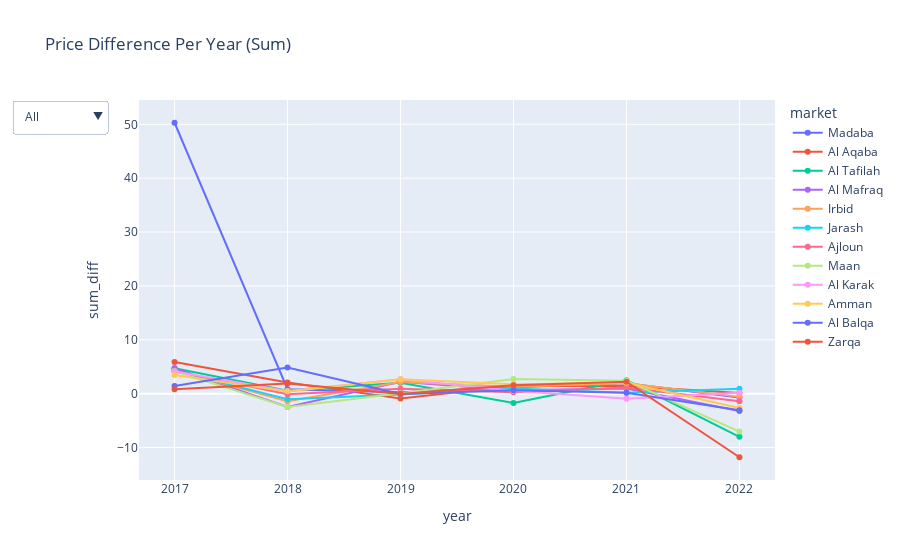

Notebook code for this chart:
### Code cell
figreq = px.line(df_pivot, x="year", y="sum_diff", color="market",title='Price Difference Per Year (Sum)').update_traces(
    mode="lines+markers")

figreq.update_layout(
    updatemenus=[
        {
            "buttons": [{"label": "All", "method": "restyle", "args":[ {"visible": list(figreq.data) }]}]+[
                {
                    "label": t.name,
                    "method": "restyle",
                    "args": [{"visible": [t2.name == t.name for t2 in figreq.data]}],}
                for t in figreq.data]}])

### Figure 1 — Plotly figure (JSON) as saved in the notebook; plotly's stock layout.template omitted (floating-point values rounded to 4 significant figures)
{"data": [{"hovertemplate": "market=Madaba<br>year=%{x}<br>sum_diff=%{y}<extra></extra>", "legendgroup": "Madaba", "line": {"color": "#636efa", "dash": "solid"}, "marker": {"symbol": "circle"}, "mode": "lines+markers", "name": "Madaba", "orientation": "v", "showlegend": true, "type": "scatter", "x": [2017, 2018, 2019, 2020, 2021, 2022], "xaxis": "x", "y": [50.29, 0.83, 0.25, 1.18, 1.94, -0.71], "yaxis": "y"}, {"hovertemplate": "market=Al Aqaba<br>year=%{x}<br>sum_diff=%{y}<extra></extra>", "legendgroup": "Al Aqaba", "line": {"color": "#EF553B", "dash": "solid"}, "marker": {"symbol": "circle"}, "mode": "lines+markers", "name": "Al Aqaba", "orientation": "v", "showlegend": true, "type": "scatter", "x": [2017, 2018, 2019, 2020, 2021, 2022], "xaxis": "x", "y": [5.87, 2.08, -0.92, 1.4, 1.43, 0.1], "yaxis": "y"}, {"hovertemplate": "market=Al Tafilah<br>year=%{x}<br>sum_diff=%{y}<extra></extra>", "legendgroup": "Al Tafilah", "line": {"color": "#00cc96", "dash": "solid"}, "marker": {"symbol": "circle"}, "mode": "lines+markers", "name": "Al Tafilah", "orientation": "v", "showlegend": true, "type": "scatter", "x": [2017, 2018, 2019, 2020, 2021, 2022], "xaxis": "x", "y": [4.73, 0.54, 2.02, -1.75, 2.5, -8.01], "yaxis": "y"}, {"hovertemplate": "market=Al Mafraq<br>year=%{x}<br>sum_diff=%{y}<extra></extra>", "legendgroup": "Al Mafraq", "line": {"color": "#ab63fa", "dash": "solid"}, "marker": {"symbol": "circle"}, "mode": "lines+markers", "name": "Al Mafraq", "orientation": "v", "showlegend": true, "type": "scatter", "x": [2017, 2018, 2019, 2020, 2021, 2022], "xaxis": "x", "y": [4.7, -2.47, 2.22, 0.62, 0.96, -3.22], "yaxis": "y"}, {"hovertemplate": "market=Irbid<br>year=%{x}<br>sum_diff=%{y}<extra></extra>", "legendgroup": "Irbid", "line": {"color": "#FFA15A", "dash": "solid"}, "marker": {"symbol": "circle"}, "mode": "lines+markers", "name": "Irbid", "orientation": "v", "showlegend": true, "type": "scatter", "x": [2017, 2018, 2019, 2020, 2021, 2022], "xaxis": "x", "y": [4.27, -1.43, 2.17, 1.27, 1.92, -0.6], "yaxis": "y"}, {"hovertemplate": "market=Jarash<br>year=%{x}<br>sum_diff=%{y}<extra></extra>", "legendgroup": "Jarash", "line": {"color": "#19d3f3", "dash": "solid"}, "marker": {"symbol": "circle"}, "mode": "lines+markers", "name": "Jarash", "orientation": "v", "showlegend": true, "type": "scatter", "x": [2017, 2018, 2019, 2020, 2021, 2022], "xaxis": "x", "y": [4.25, -1.02, -0.16, 0.95, 0.16, 0.92], "yaxis": "y"}, {"hovertemplate": "market=Ajloun<br>year=%{x}<br>sum_diff=%{y}<extra></extra>", "legendgroup": "Ajloun", "line": {"color": "#FF6692", "dash": "solid"}, "marker": {"symbol": "circle"}, "mode": "lines+markers", "name": "Ajloun", "orientation": "v", "showlegend": true, "type": "scatter", "x": [2017, 2018, 2019, 2020, 2021, 2022], "xaxis": "x", "y": [4.18, -0.1, 0.91, 0.26, 1.13, -1.42], "yaxis": "y"}, {"hovertemplate": "market=Maan<br>year=%{x}<br>sum_diff=%{y}<extra></extra>", "legendgroup": "Maan", "line": {"color": "#B6E880", "dash": "solid"}, "marker": {"symbol": "circle"}, "mode": "lines+markers", "name": "Maan", "orientation": "v", "showlegend": true, "type": "scatter", "x": [2017, 2018, 2019, 2020, 2021, 2022], "xaxis": "x", "y": [4.16, -2.48, 0.09, 2.7, 2.39, -7.05], "yaxis": "y"}, {"hovertemplate": "market=Al Karak<br>year=%{x}<br>sum_diff=%{y}<extra></extra>", "legendgroup": "Al Karak", "line": {"color": "#FF97FF", "dash": "solid"}, "marker": {"symbol": "circle"}, "mode": "lines+markers", "name": "Al Karak", "orientation": "v", "showlegend": true, "type": "scatter", "x": [2017, 2018, 2019, 2020, 2021, 2022], "xaxis": "x", "y": [4.12, 0.51, 2.67, 0.52, -0.93, 0.18], "yaxis": "y"}, {"hovertemplate": "market=Amman<br>year=%{x}<br>sum_diff=%{y}<extra></extra>", "legendgroup": "Amman", "line": {"color": "#FECB52", "dash": "solid"}, "marker": {"symbol": "circle"}, "mode": "lines+markers", "name": "Amman", "orientation": "v", "showlegend": true, "type": "scatter", "x": [2017, 2018, 2019, 2020, 2021, 2022], "xaxis": "x", "y": [3.44, 0.42, 2.68, 1.73, 2.04, -2.67], "yaxis": "y"}, {"hovertemplate": "market=Al Balqa<br>year=%{x}<br>sum_diff=%{y}<extra></extra>", "legendgroup": "Al Balqa", "line": {"color": "#636efa", "dash": "solid"}, "marker": {"symbol": "circle"}, "mode": "lines+markers", "name": "Al Balqa", "orientation": "v", "showlegend": true, "type": "scatter", "x": [2017, 2018, 2019, 2020, 2021, 2022], "xaxis": "x", "y": [1.41, 4.84, -0.08, 0.64, 0.17, -3.08], "yaxis": "y"}, {"hovertemplate": "market=Zarqa<br>year=%{x}<br>sum_diff=%{y}<extra></extra>", "legendgroup": "Zarqa", "line": {"color": "#EF553B", "dash": "solid"}, "marker": {"symbol": "circle"}, "mode": "lines+markers", "name": "Zarqa", "orientation": "v", "showlegend": true, "type": "scatter", "x": [2017, 2018, 2019, 2020, 2021, 2022], "xaxis": "x", "y": [0.83, 1.9, -0.05, 1.56, 2.2, -11.81], "yaxis": "y"}], "layout": {"legend": {"title": {"text": "market"}, "tracegroupgap": 0}, "title": {"text": "Price Difference Per Year (Sum)"}, "updatemenus": [{"buttons": [{"args": [{"visible": [{"hovertemplate": "market=Madaba<br>year=%{x}<br>sum_diff=%{y}<extra></extra>", "legendgroup": "Madaba", "line": {"color": "#636efa", "dash": "solid"}, "marker": {"symbol": "circle"}, "mode": "lines+markers", "name": "Madaba", "orientation": "v", "showlegend": true, "type": "scatter", "x": [2017, 2018, 2019, 2020, 2021, 2022], "xaxis": "x", "y": [50.29, 0.83, 0.25, 1.18, 1.94, -0.71], "yaxis": "y"}, {"hovertemplate": "market=Al Aqaba<br>year=%{x}<br>sum_diff=%{y}<extra></extra>", "legendgroup": "Al Aqaba", "line": {"color": "#EF553B", "dash": "solid"}, "marker": {"symbol": "circle"}, "mode": "lines+markers", "name": "Al Aqaba", "orientation": "v", "showlegend": true, "type": "scatter", "x": [2017, 2018, 2019, 2020, 2021, 2022], "xaxis": "x", "y": [5.87, 2.08, -0.92, 1.4, 1.43, 0.1], "yaxis": "y"}, {"hovertemplate": "market=Al Tafilah<br>year=%{x}<br>sum_diff=%{y}<extra></extra>", "legendgroup": "Al Tafilah", "line": {"color": "#00cc96", "dash": "solid"}, "marker": {"symbol": "circle"}, "mode": "lines+markers", "name": "Al Tafilah", "orientation": "v", "showlegend": true, "type": "scatter", "x": [2017, 2018, 2019, 2020, 2021, 2022], "xaxis": "x", "y": [4.73, 0.54, 2.02, -1.75, 2.5, -8.01], "yaxis": "y"}, {"hovertemplate": "market=Al Mafraq<br>year=%{x}<br>sum_diff=%{y}<extra></extra>", "legendgroup": "Al Mafraq", "line": {"color": "#ab63fa", "dash": "solid"}, "marker": {"symbol": "circle"}, "mode": "lines+markers", "name": "Al Mafraq", "orientation": "v", "showlegend": true, "type": "scatter", "x": [2017, 2018, 2019, 2020, 2021, 2022], "xaxis": "x", "y": [4.7, -2.47, 2.22, 0.62, 0.96, -3.22], "yaxis": "y"}, {"hovertemplate": "market=Irbid<br>year=%{x}<br>sum_diff=%{y}<extra></extra>", "legendgroup": "Irbid", "line": {"color": "#FFA15A", "dash": "solid"}, "marker": {"symbol": "circle"}, "mode": "lines+markers", "name": "Irbid", "orientation": "v", "showlegend": true, "type": "scatter", "x": [2017, 2018, 2019, 2020, 2021, 2022], "xaxis": "x", "y": [4.27, -1.43, 2.17, 1.27, 1.92, -0.6], "yaxis": "y"}, {"hovertemplate": "market=Jarash<br>year=%{x}<br>sum_diff=%{y}<extra></extra>", "legendgroup": "Jarash", "line": {"color": "#19d3f3", "dash": "solid"}, "marker": {"symbol": "circle"}, "mode": "lines+markers", "name": "Jarash", "orientation": "v", "showlegend": true, "type": "scatter", "x": [2017, 2018, 2019, 2020, 2021, 2022], "xaxis": "x", "y": [4.25, -1.02, -0.16, 0.95, 0.16, 0.92], "yaxis": "y"}, {"hovertemplate": "market=Ajloun<br>year=%{x}<br>sum_diff=%{y}<extra></extra>", "legendgroup": "Ajloun", "line": {"color": "#FF6692", "dash": "solid"}, "marker": {"symbol": "circle"}, "mode": "lines+markers", "name": "Ajloun", "orientation": "v", "showlegend": true, "type": "scatter", "x": [2017, 2018, 2019, 2020, 2021, 2022], "xaxis": "x", "y": [4.18, -0.1, 0.91, 0.26, 1.13, -1.42], "yaxis": "y"}, {"hovertemplate": "market=Maan<br>year=%{x}<br>sum_diff=%{y}<extra></extra>", "legendgroup": "Maan", "line": {"color": "#B6E880", "dash": "solid"}, "marker": {"symbol": "circle"}, "mode": "lines+markers", "name": "Maan", "orientation": "v", "showlegend": true, "type": "scatter", "x": [2017, 2018, 2019, 2020, 2021, 2022], "xaxis": "x", "y": [4.16, -2.48, 0.09, 2.7, 2.39, -7.05], "yaxis": "y"}, {"hovertemplate": "market=Al Karak<br>year=%{x}<br>sum_diff=%{y}<extra></extra>", "legendgroup": "Al Karak", "line": {"color": "#FF97FF", "dash": "solid"}, "marker": {"symbol": "circle"}, "mode": "lines+markers", "name": "Al Karak", "orientation": "v", "showlegend": true, "type": "scatter", "x": [2017, 2018, 2019, 2020, 2021, 2022], "xaxis": "x", "y": [4.12, 0.51, 2.67, 0.52, -0.93, 0.18], "yaxis": "y"}, {"hovertemplate": "market=Amman<br>year=%{x}<br>sum_diff=%{y}<extra></extra>", "legendgroup": "Amman", "line": {"color": "#FECB52", "dash": "solid"}, "marker": {"symbol": "circle"}, "mode": "lines+markers", "name": "Amman", "orientation": "v", "showlegend": true, "type": "scatter", "x": [2017, 2018, 2019, 2020, 2021, 2022], "xaxis": "x", "y": [3.44, 0.42, 2.68, 1.73, 2.04, -2.67], "yaxis": "y"}, {"hovertemplate": "market=Al Balqa<br>year=%{x}<br>sum_diff=%{y}<extra></extra>", "legendgroup": "Al Balqa", "line": {"color": "#636efa", "dash": "solid"}, "marker": {"symbol": "circle"}, "mode": "lines+markers", "name": "Al Balqa", "orientation": "v", "showlegend": true, "type": "scatter", "x": [2017, 2018, 2019, 2020, 2021, 2022], "xaxis": "x", "y": [1.41, 4.84, -0.08, 0.64, 0.17, -3.08], "yaxis": "y"}, {"hovertemplate": "market=Zarqa<br>year=%{x}<br>sum_diff=%{y}<extra></extra>", "legendgroup": "Zarqa", "line": {"color": "#EF553B", "dash": "solid"}, "marker": {"symbol": "circle"}, "mode": "lines+markers", "name": "Zarqa", "orientation": "v", "showlegend": true, "type": "scatter", "x": [2017, 2018, 2019, 2020, 2021, 2022], "xaxis": "x", "y": [0.83, 1.9, -0.05, 1.56, 2.2, -11.81], "yaxis": "y"}]}], "label": "All", "method": "restyle"}, {"args": [{"visible": [true, false, false, false, false, false, false, false, false, false, false, false]}], "label": "Madaba", "method": "restyle"}, {"args": [{"visible": [false, true, false, false, false, false, false, false, false, false, false, false]}], "label": "Al Aqaba", "method": "restyle"}, {"args": [{"visible": [false, false, true, false, false, false, false, false, false, false, false, false]}], "label": "Al Tafilah", "method": "restyle"}, {"args": [{"visible": [false, false, false, true, false, false, false, false, false, false, false, false]}], "label": "Al Mafraq", "method": "restyle"}, {"args": [{"visible": [false, false, false, false, true, false, false, false, false, false, false, false]}], "label": "Irbid", "method": "restyle"}, {"args": [{"visible": [false, false, false, false, false, true, false, false, false, false, false, false]}], "label": "Jarash", "method": "restyle"}, {"args": [{"visible": [false, false, false, false, false, false, true, false, false, false, false, false]}], "label": "Ajloun", "method": "restyle"}, {"args": [{"visible": [false, false, false, false, false, false, false, true, false, false, false, false]}], "label": "Maan", "method": "restyle"}, {"args": [{"visible": [false, false, false, false, false, false, false, false, true, false, false, false]}], "label": "Al Karak", "method": "restyle"}, {"args": [{"visible": [false, false, false, false, false, false, false, false, false, true, false, false]}], "label": "Amman", "method": "restyle"}, {"args": [{"visible": [false, false, false, false, false, false, false, false, false, false, true, false]}], "label": "Al Balqa", "method": "restyle"}, {"args": [{"visible": [false, false, false, false, false, false, false, false, false, false, false, true]}], "label": "Zarqa", "method": "restyle"}]}], "xaxis": {"anchor": "y", "domain": [0, 1], "title": {"text": "year"}}, "yaxis": {"anchor": "x", "domain": [0, 1], "title": {"text": "sum_diff"}}}}
